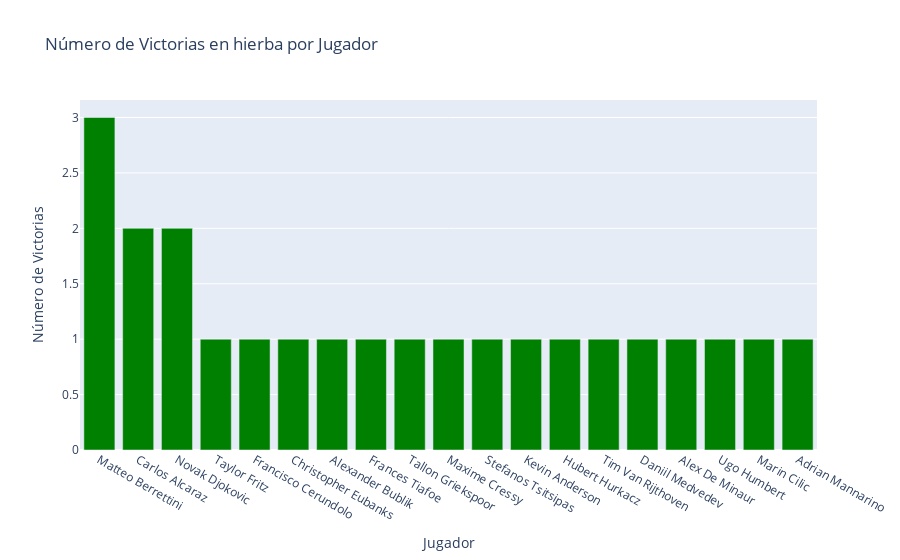

This figure's notebook cell:
### Code cell
# Datos
jugadores = ganadores_Grass['ganador_nombre'].tolist()
victorias = ganadores_Grass['count'].tolist()

# Creamos el gráfico de barras
fig = go.Figure(data=[go.Bar(x=jugadores, y=victorias)])

# Aplicamos el color a cada barra individualmente
fig.update_traces(marker_color='green', selector=dict(type='bar'))

# Personalizamos el diseño del gráfico
fig.update_layout(
    title='Número de Victorias en hierba por Jugador',
    xaxis=dict(title='Jugador'),
    yaxis=dict(title='Número de Victorias')
)
fig.show()

### Figure 1 — Plotly figure (JSON) as saved in the notebook; plotly's stock layout.template omitted (floating-point values rounded to 4 significant figures)
{"data": [{"marker": {"color": "green"}, "type": "bar", "x": ["Matteo Berrettini", "Carlos Alcaraz", "Novak Djokovic", "Taylor Fritz", "Francisco Cerundolo", "Christopher Eubanks", "Alexander Bublik", "Frances Tiafoe", "Tallon Griekspoor", "Maxime Cressy", "Stefanos Tsitsipas", "Kevin Anderson", "Hubert Hurkacz", "Tim Van Rijthoven", "Daniil Medvedev", "Alex De Minaur", "Ugo Humbert", "Marin Cilic", "Adrian Mannarino"], "y": [3, 2, 2, 1, 1, 1, 1, 1, 1, 1, 1, 1, 1, 1, 1, 1, 1, 1, 1]}], "layout": {"title": {"text": "Número de Victorias en hierba por Jugador"}, "xaxis": {"title": {"text": "Jugador"}}, "yaxis": {"title": {"text": "Número de Victorias"}}}}
